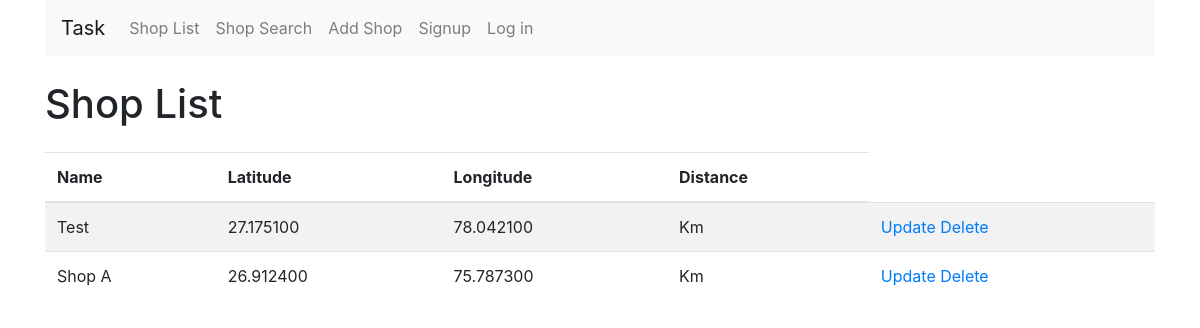
The app's page /, older data.
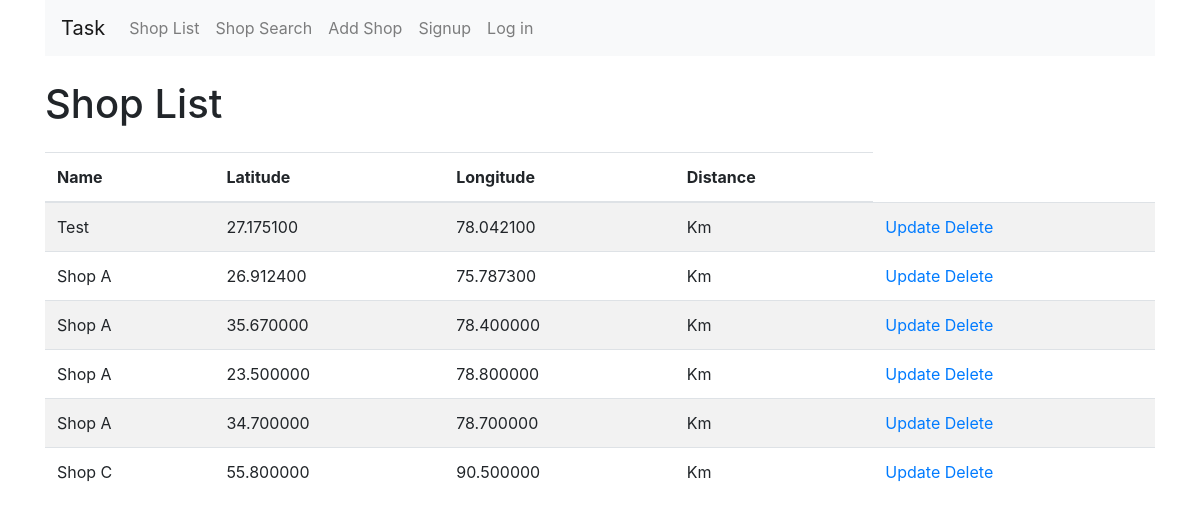
The same page, newer data.
### shop/models.py (models this page shows, shortened)
class Shop(models.Model):
    name = models.CharField(max_length=100)
    latitude = models.DecimalField(max_digits=9, decimal_places=6)
    longitude = models.DecimalField(max_digits=9, decimal_places=6)
    user = models.ForeignKey(settings.AUTH_USER_MODEL, blank=True, null=True, on_delete=models.CASCADE)

### shop/views.py (the view, shortened to what this page needs)
# urls.py: path('', views.shop_list, name='shop_list'),
def shop_list(request):
    shops = Shop.objects.all()
    user_latitude = request.GET.get('lat')
    user_longitude = request.GET.get('lng')
    for shop in shops:
        if user_latitude is not None and user_longitude is not None:
            shop.distance = calculate_distance(user_latitude, user_longitude, shop.latitude, shop.longitude)
        else:
            shop.distance = None  # Set distance as None if user's location is not available
    return render(request, 'list.html', {'shops': shops})

### templates/list.html (shortened to what this page needs)
{% extends 'base.html' %}
{% block content %}
<div>
  <h1 class="mt-4">Shop List</h1>
  <table class="table table-striped mt-4">
    <thead>
      <tr>
        <th>Name</th>
        <th>Latitude</th>
        <th>Longitude</th>
        <th>Distance</th>
      </tr>
    </thead>
    <tbody>
      {% for shop in shops %}
        <tr>
          <td>{{ shop.name }}</td>
          <td>{{ shop.latitude }}</td>
          <td>{{ shop.longitude }}</td>
          <td>{{ shop.distance|floatformat:2 }} Km</td>
          {% if user.is_authenticated and shop.user == user %}
            <td>
              <a href="{% url 'shop_update' shop.pk %}">Update</a>
              <a href="{% url 'shop_delete' shop.pk %}">Delete</a>
            </td>
          {% else %}
          <td>
            <a href="">Update</a>
            <a href="">Delete</a>
          </td>
          {% endif %}
        </tr>
      {% endfor %}
    </tbody>
  </table>
</div>
{% endblock content %}

### templates/base.html (shortened to what this page needs)
<!DOCTYPE html>
<html>
<head>
    <link rel="stylesheet" href="https://stackpath.bootstrapcdn.com/bootstrap/4.5.0/css/bootstrap.min.css">
</head>
<body>
    <div class="container">
        <nav class="navbar navbar-expand-lg navbar-light bg-light">
            <a class="navbar-brand" href="#">Task</a>
            <div class="collapse navbar-collapse" id="navbarNav">
                <ul class="navbar-nav">
                    <li class="nav-item">
                        <a class="nav-link" href="{% url 'shop_list' %}">Shop List</a>
                    </li>
                    <li class="nav-item">
                        <a class="nav-link" href="{% url 'shop_search' %}">Shop Search</a>
                    </li>
                    <li class="nav-item">
                        <a class="nav-link" href="{% url 'shop_create' %}">Add Shop</a>
                    </li>
                    <li class="nav-item">
                       {% if not user.is_authenticated %}
                       <a class="nav-link" href="{% url 'signup' %}">Signup</a>
                    </li>
                    <li class="nav-item">
                        <a class="nav-link" href="{% url 'login' %}">Log in</a>
                    </li>
                    {% else %}
                    <li class="nav-item">
                        <a class="nav-link" href="{% url 'logout' %}">Log out</a>
                    </li>
                    {% endif %}
                </ul>
            </div>
        </nav>
        <div class="mt-4">
            {% block content %}
            {% endblock %}
        </div>
    </div>
</body>
</html>

Row changes from the older to the newer data that the page shows:
added Shop: name "Shop A", latitude "35.670000", longitude "78.400000"
added Shop: name "Shop A", latitude "23.500000", longitude "78.800000"
added Shop: name "Shop A", latitude "34.700000", longitude "78.700000"
added Shop: name "Shop C", latitude "55.800000", longitude "90.500000"
